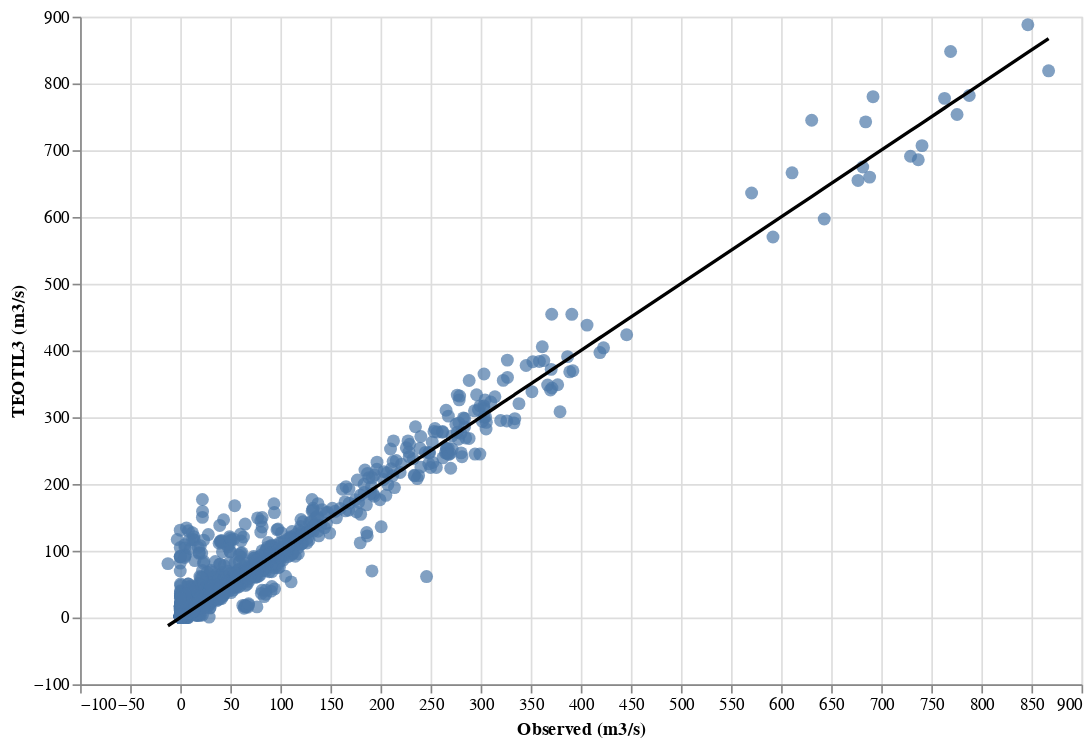

Write notebook code for a chart like this one.
### Markdown cell above
So, we have nearly 500 stations and more than 4000 annual discharge estimates in the period from 2013 to 2022. Based on the NVE data, most of these stations are monitoring small to medium catchments, typically a few hundred km2 in size. I believe these catchments will provide a good test for TEOTIL3, because simulating smaller catchments is likely to be most challenging for the model. This is because TEOTIL3 uses input data provided by NVE at vassdragsområde level (i.e. very large catchments), and I therefore expect TEOTIL3 to perform well for these (at least, as well as the NVE models). However, it may not perform so well at local scales, due to the model's simple approach for spatially distributing flows.

### Code cell
# Plot with ALtair
scatter = (
    alt.Chart(comp_df)
    .mark_circle(size=60)
    .encode(
        x=alt.X("obs_q_m3ps", title="Observed (m3/s)"),
        y=alt.Y("accum_q_m3/s", title="TEOTIL3 (m3/s)"),
        tooltip=["station_id", "station_name", "regine", "year"],
    )
    .properties(width=600, height=400)
)

line = (
    alt.Chart(comp_df).mark_line(color="black").encode(x="obs_q_m3ps", y="obs_q_m3ps")
)

chart = alt.layer(scatter, line).interactive()

chart

### Figure 1 — Vega-Lite specification as saved in the notebook (floating-point values rounded to 4 significant figures; data arrays with more than 128 entries replaced by an {"elided": "..."} marker saying what was removed)
{"config": {"view": {"continuousWidth": 300, "continuousHeight": 300}}, "layer": [{"mark": {"type": "circle", "size": 60}, "encoding": {"tooltip": [{"field": "station_id", "type": "nominal"}, {"field": "station_name", "type": "nominal"}, {"field": "regine", "type": "nominal"}, {"field": "year", "type": "quantitative"}], "x": {"field": "obs_q_m3ps", "title": "Observed (m3/s)", "type": "quantitative"}, "y": {"field": "accum_q_m3/s", "title": "TEOTIL3 (m3/s)", "type": "quantitative"}}, "name": "view_1"}, {"mark": {"type": "line", "color": "black"}, "encoding": {"x": {"field": "obs_q_m3ps", "type": "quantitative"}, "y": {"field": "obs_q_m3ps", "type": "quantitative"}}}], "data": {"name": "data-ce6889d8fab7cd6eb33da92c8510acd3"}, "height": 400, "params": [{"name": "param_1", "select": {"type": "interval", "encodings": ["x", "y"]}, "bind": "scales", "views": ["view_1"]}], "width": 600, "$schema": "https://vega.github.io/schema/vega-lite/v5.8.0.json", "datasets": {"data-ce6889d8fab7cd6eb33da92c8510acd3": {"elided": "4298 records"}}}
